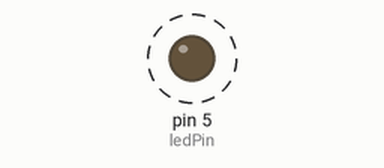
The sketch below on a simulated Arduino Uno, built with avr-gcc and run on an emulated ATmega328P. Parts: output pins drawn as LEDs (lit = HIGH). Dashed ring = blinking. What the sketch prints to the serial monitor is not drawn.

Above: at 0.5 s.
Timing chart, 0 to 3.0 s (numbered marks = the images above):
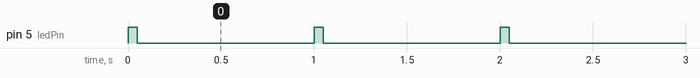

Measured:
- by itself, pin 5 (ledPin): alternates HIGH for 0.05 s and LOW for 0.95 s

The sketch:

led_blink.ino
```cpp
const int ledPin = 5;

void setup() {
  // put your setup code here, to run once:
  pinMode(ledPin, OUTPUT);
  Serial.begin(115200);
}

void loop() {
  // put your main code here, to run repeatedly:
  Serial.println("asdf");
  digitalWrite(ledPin, HIGH);
  delay(50);
  digitalWrite(ledPin, LOW);
  delay(950);
}
```
